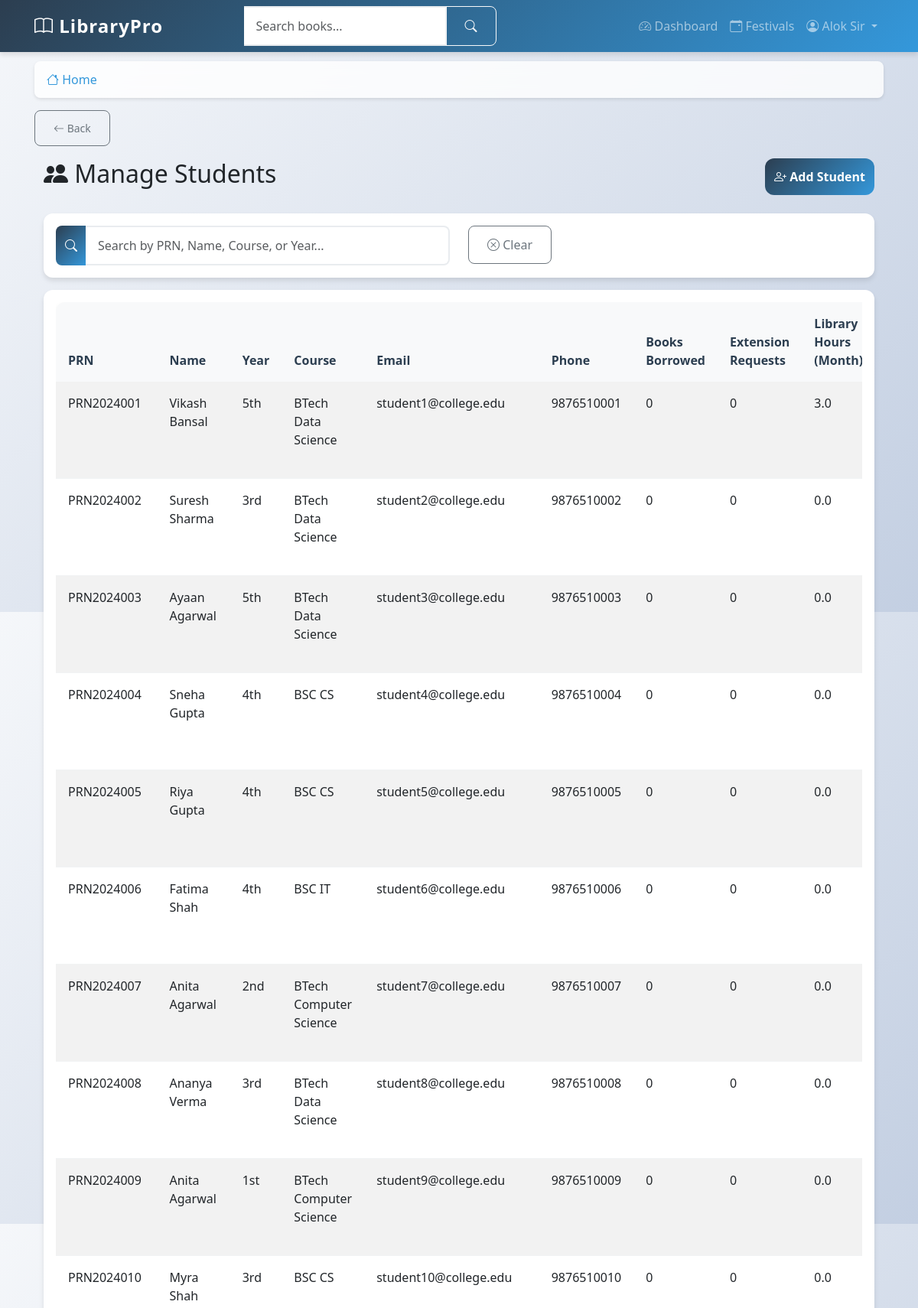
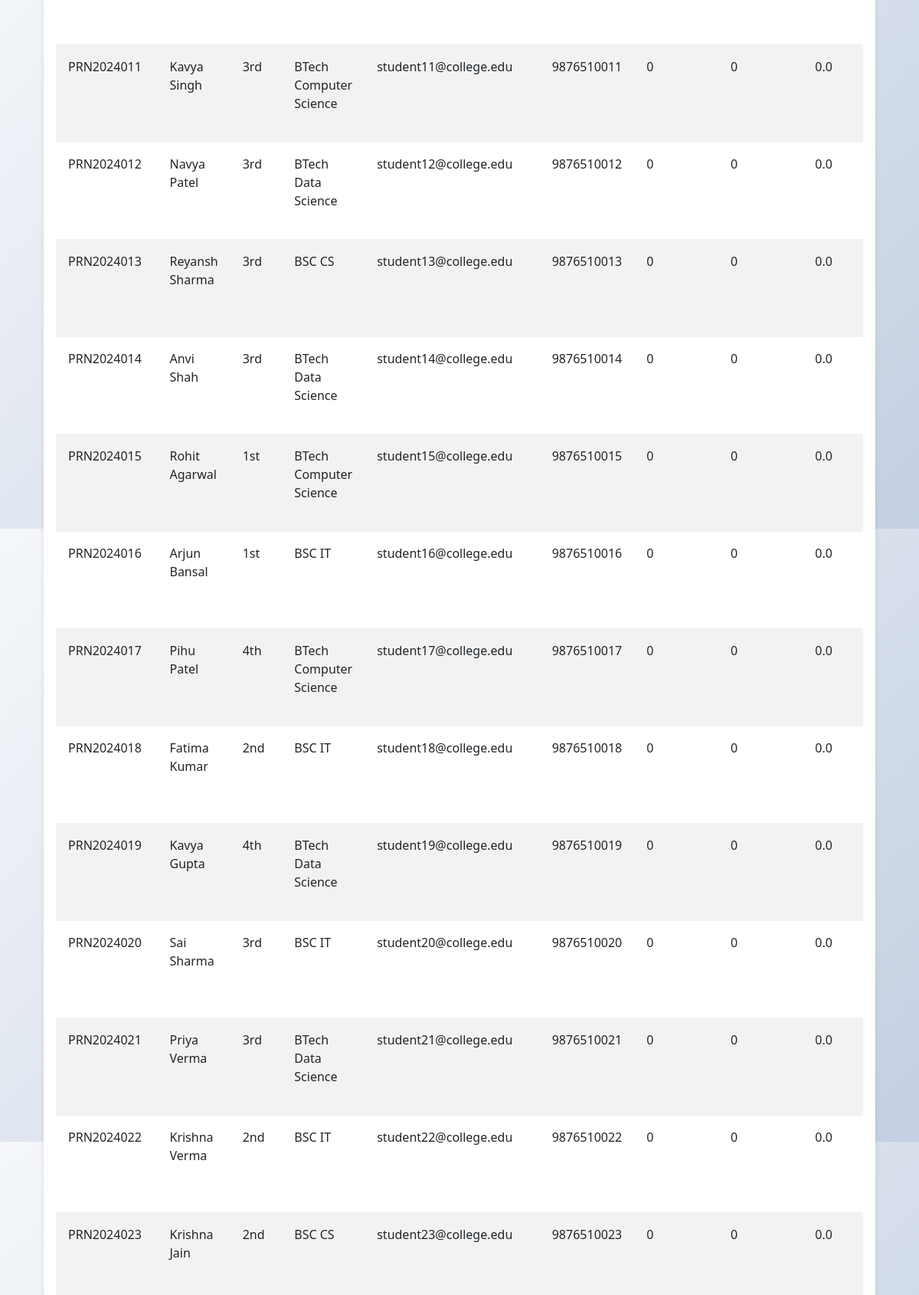
/manage-students (signed in, upper part), run on the app's committed database (2 pictures, top to bottom).
### app/models.py (models this page shows, shortened)
class User(UserMixin, db.Model):
    id = db.Column(db.Integer, primary_key=True)
    prn_number = db.Column(db.String(20), unique=True, nullable=False)
    username = db.Column(db.String(80), unique=True, nullable=False)
    email = db.Column(db.String(120), unique=True, nullable=False)
    name = db.Column(db.String(100), nullable=False)
    mother_name = db.Column(db.String(100), nullable=False)
    dob = db.Column(db.String(10), nullable=False)  # Format: DDMMYYYY
    phone = db.Column(db.String(15), nullable=True)
    address = db.Column(db.Text, nullable=True)
    password_hash = db.Column(db.String(255), nullable=False)
    role = db.Column(db.String(20), nullable=False, default='student')
    year = db.Column(db.String(10), nullable=True)  # 1st, 2nd, 3rd, 4th, 5th
    course = db.Column(db.String(50), nullable=True)  # BSC IT, BSC CS, etc.
    total_books_borrowed = db.Column(db.Integer, default=0)
    total_extension_requests = db.Column(db.Integer, default=0)
    library_hours_this_month = db.Column(db.Float, default=0.0)
    library_hours_this_year = db.Column(db.Float, default=0.0)
    created_at = db.Column(db.DateTime, default=datetime.utcnow)
    updated_at = db.Column(db.DateTime, default=datetime.utcnow, onupdate=datetime.utcnow)
    loans = db.relationship('Loan', backref='borrower', lazy='dynamic')
    library_sessions = db.relationship('LibrarySession', backref='user', lazy='dynamic')

### app/main/routes.py (the view)
@bp.route('/manage-students')
@login_required
def manage_students():
    if current_user.role != 'admin':
        flash('Access denied.', 'danger')
        return redirect(url_for('main.dashboard'))
    students = User.query.filter_by(role='student').all()
    return render_template('main/manage_students.html', title='Manage Students', students=students)

### app/__init__.py (called while the page is built)
def create_app():
    app = Flask(__name__)
    app.config.from_object(Config)
    db.init_app(app)
    migrate.init_app(app, db)
    login.init_app(app)
    login.login_view = 'auth.student_login'
    login.login_message = 'Please log in to access this page.'
    login.login_message_category = 'info'
    from app.auth import bp as auth_bp
    app.register_blueprint(auth_bp, url_prefix='/auth')
    from app.main import bp as main_bp
    app.register_blueprint(main_bp)
    from app.models import User
    @login.user_loader
    def load_user(user_id):
        return User.query.get(int(user_id))
    return app

### app/templates/main/manage_students.html (shortened to what this page needs)
{% extends "base.html" %}
{% block content %}
<div class="container-fluid">
    <div class="row">
        <div class="col-12">
            <div class="d-flex justify-content-between align-items-center mb-4">
                <h2><i class="bi bi-people-fill"></i> Manage Students</h2>
                <a href="{{ url_for('main.add_student') }}" class="btn btn-primary">
                    <i class="bi bi-person-plus"></i> Add Student
                </a>
            </div>
            <div class="card mb-3">
                <div class="card-body">
                    <div class="row">
                        <div class="col-md-6">
                            <div class="input-group">
                                <span class="input-group-text"><i class="bi bi-search"></i></span>
                                <input type="text" class="form-control" id="searchInput"
                                       placeholder="Search by PRN, Name, Course, or Year...">
                            </div>
                        </div>
                        <div class="col-md-6">
                            <button class="btn btn-outline-secondary" onclick="clearSearch()">
                                <i class="bi bi-x-circle"></i> Clear
                            </button>
                        </div>
                    </div>
                </div>
            </div>
            <div class="card">
                <div class="card-body">
                    <div class="table-responsive">
                        <table class="table table-striped" id="studentsTable">
                            <thead>
                                <tr>
                                    <th>PRN</th>
                                    <th>Name</th>
                                    <th>Year</th>
                                    <th>Course</th>
                                    <th>Email</th>
                                    <th>Phone</th>
                                    <th>Books Borrowed</th>
                                    <th>Extension Requests</th>
                                    <th>Library Hours (Month)</th>
                                </tr>
                            </thead>
                            <tbody>
                                {% for student in students %}
                                <tr>
                                    <td>{{ student.prn_number }}</td>
                                    <td>{{ student.name }}</td>
                                    <td>{{ student.year or 'N/A' }}</td>
                                    <td>{{ student.course or 'N/A' }}</td>
                                    <td>{{ student.email }}</td>
                                    <td>{{ student.phone or 'N/A' }}</td>
                                    <td>{{ student.total_books_borrowed or 0 }}</td>
                                    <td>{{ student.total_extension_requests or 0 }}</td>
                                    <td>{{ "%.1f"|format(student.library_hours_this_month or 0) }}</td>
                                </tr>
                                {% endfor %}
                            </tbody>
                        </table>
                    </div>
                </div>
            </div>
        </div>
    </div>
</div>
{% endblock %}

### app/templates/base.html (shortened to what this page needs)
<!DOCTYPE html>
<html lang="en">
<head>
    <link href="https://cdn.jsdelivr.net/npm/bootstrap@5.3.0/dist/css/bootstrap.min.css" rel="stylesheet">
    <link rel="stylesheet" href="https://cdn.jsdelivr.net/npm/bootstrap-icons@1.10.0/font/bootstrap-icons.css">
    <link rel="stylesheet" href="{{ url_for('static', filename='css/style.css') }}">
    <link rel="stylesheet" href="{{ url_for('static', filename='css/modern.css') }}">
</head>
<body>
    <nav class="navbar navbar-expand-lg navbar-dark bg-primary fixed-top">
        <div class="container">
            <a class="navbar-brand fw-bold" href="{{ url_for('main.index') }}">
                <i class="bi bi-book"></i> LibraryPro
            </a>
            <div class="collapse navbar-collapse" id="navbarNav">
                {% if current_user.is_authenticated %}
                <form class="d-flex mx-auto" method="GET" action="{{ url_for('main.search') }}">
                    <div class="input-group">
                        <input class="form-control" type="search" name="q" placeholder="Search books..."
                               value="{{ request.args.get('q', '') }}">
                        <button class="btn btn-outline-light" type="submit">
                            <i class="bi bi-search"></i>
                        </button>
                    </div>
                </form>
                <ul class="navbar-nav ms-auto">
                    <li class="nav-item">
                        <a class="nav-link" href="{{ url_for('main.dashboard') }}">
                            <i class="bi bi-speedometer2"></i> Dashboard
                        </a>
                    </li>
                    <li class="nav-item">
                        <a class="nav-link" href="{{ url_for('main.festivals') }}">
                            <i class="bi bi-calendar-event"></i> Festivals
                        </a>
                    </li>
                    <li class="nav-item dropdown">
                        <a class="nav-link dropdown-toggle" href="#" role="button" data-bs-toggle="dropdown">
                            <i class="bi bi-person-circle"></i> {{ current_user.name }}
                        </a>
                    </li>
                </ul>
                {% endif %}
            </div>
        </div>
    </nav>
    <main class="main-content">
        <div class="container">
            {% if current_user.is_authenticated %}
            <nav aria-label="breadcrumb" class="mb-3">
                <ol class="breadcrumb">
                    <li class="breadcrumb-item">
                        <a href="{{ url_for('main.index') }}"><i class="bi bi-house"></i> Home</a>
                    </li>
                </ol>
            </nav>
            {% endif %}
            {% if current_user.is_authenticated and request.endpoint not in ['main.index', 'main.dashboard', 'main.student_dashboard', 'main.admin_dashboard'] %}
            <div class="mb-3">
                <button onclick="goBack()" class="btn btn-outline-secondary btn-sm">
                    <i class="bi bi-arrow-left"></i> Back
                </button>
            </div>
            {% endif %}
            {% block content %}{% endblock %}
        </div>
    </main>
</body>
</html>

### app/static/css/style.css (style rules this page uses)
:root { --primary-color: #2c3e50; --secondary-color: #3498db; --accent-color: #e74c3c; --success-color: #27ae60; --warning-color: #f39c12; --light-bg: #f8f9fa; --card-shadow: 0 4px 6px rgba(0, 0, 0, 0.1); --hover-shadow: 0 8px 15px rgba(0, 0, 0, 0.2); --border-radius: 12px; }
body { font-family: 'Segoe UI', Tahoma, Geneva, Verdana, sans-serif; background: linear-gradient(135deg, #f5f7fa 0%, #c3cfe2 100%); min-height: 100vh; padding: 0; margin: 0; }
.main-content { padding-top: 80px; padding-bottom: 2rem; min-height: calc(100vh - 200px); }
.container { padding-left: 15px; padding-right: 15px; }
.navbar-brand { font-size: 1.5rem; letter-spacing: 1px; }
.navbar { box-shadow: var(--card-shadow); background: linear-gradient(135deg, var(--primary-color) 0%, var(--secondary-color) 100%) !important; }
.card { border: none; border-radius: var(--border-radius); box-shadow: var(--card-shadow); transition: all 0.3s ease; background: white; }
.form-control { border-radius: 8px; border: 2px solid #e9ecef; padding: 0.75rem 1rem; transition: all 0.3s ease; }
.btn { border-radius: 8px; padding: 0.75rem 1.5rem; font-weight: 500; transition: all 0.3s ease; }
.btn-primary { background: linear-gradient(135deg, var(--primary-color) 0%, var(--secondary-color) 100%); border: none; }
.table { background: white; border-radius: var(--border-radius); overflow: hidden; box-shadow: var(--card-shadow); }
.table thead th { background: var(--light-bg); border: none; font-weight: 600; color: var(--primary-color); padding: 1rem; }
.table tbody td { padding: 1rem; border-color: #f1f3f4; }
.breadcrumb { background: rgba(255, 255, 255, 0.8); border-radius: 8px; padding: 0.75rem 1rem; margin-bottom: 1rem; box-shadow: 0 2px 4px rgba(0, 0, 0, 0.1); backdrop-filter: blur(10px); }
.breadcrumb-item a { color: var(--secondary-color); text-decoration: none; transition: color 0.3s ease; }
.btn-outline-secondary { border-color: #6c757d; color: #6c757d; transition: all 0.3s ease; }
.input-group-text { background: linear-gradient(135deg, var(--primary-color) 0%, var(--secondary-color) 100%); color: white; border: none; border-radius: 8px 0 0 8px; }
.form-control { border-left: none; border-radius: 0 8px 8px 0; }
.btn-primary { background: linear-gradient(135deg, var(--primary-color) 0%, var(--secondary-color) 100%); border: none; border-radius: 12px; padding: 0.75rem; font-weight: 600; transition: all 0.3s ease; }

### app/static/css/modern.css (style rules this page uses)
:root { --primary: #6366f1; --secondary: #8b5cf6; --success: #10b981; --danger: #ef4444; --warning: #f59e0b; --info: #3b82f6; --dark: #1f2937; --light: #f9fafb; }

### data on the page
User: name "Alok Sir"
User: prn_number "PRN2024001", name "Vikash Bansal", year "5th", course "BTech Data Science", email "student1@college.edu", phone "9876510001", total_books_borrowed "0", total_extension_requests "0", library_hours_this_month "3.0"
User: prn_number "PRN2024002", name "Suresh Sharma", year "3rd", course "BTech Data Science", email "student2@college.edu", phone "9876510002", total_books_borrowed "0", total_extension_requests "0", library_hours_this_month "0.0"
User: prn_number "PRN2024003", name "Ayaan Agarwal", year "5th", course "BTech Data Science", email "student3@college.edu", phone "9876510003", total_books_borrowed "0", total_extension_requests "0", library_hours_this_month "0.0"
User: prn_number "PRN2024004", name "Sneha Gupta", year "4th", course "BSC CS", email "student4@college.edu", phone "9876510004", total_books_borrowed "0", total_extension_requests "0", library_hours_this_month "0.0"
User: prn_number "PRN2024005", name "Riya Gupta", year "4th", course "BSC CS", email "student5@college.edu", phone "9876510005", total_books_borrowed "0", total_extension_requests "0", library_hours_this_month "0.0"
User: prn_number "PRN2024006", name "Fatima Shah", year "4th", course "BSC IT", email "student6@college.edu", phone "9876510006", total_books_borrowed "0", total_extension_requests "0", library_hours_this_month "0.0"
User: prn_number "PRN2024007", name "Anita Agarwal", year "2nd", course "BTech Computer Science", email "student7@college.edu", phone "9876510007", total_books_borrowed "0", total_extension_requests "0", library_hours_this_month "0.0"
User: prn_number "PRN2024008", name "Ananya Verma", year "3rd", course "BTech Data Science", email "student8@college.edu", phone "9876510008", total_books_borrowed "0", total_extension_requests "0", library_hours_this_month "0.0"
User: prn_number "PRN2024009", name "Anita Agarwal", year "1st", course "BTech Computer Science", email "student9@college.edu", phone "9876510009", total_books_borrowed "0", total_extension_requests "0", library_hours_this_month "0.0"
User: prn_number "PRN2024010", name "Myra Shah", year "3rd", course "BSC CS", email "student10@college.edu", phone "9876510010", total_books_borrowed "0", total_extension_requests "0", library_hours_this_month "0.0"
User: prn_number "PRN2024011", name "Kavya Singh", year "3rd", course "BTech Computer Science", email "student11@college.edu", phone "9876510011", total_books_borrowed "0", total_extension_requests "0", library_hours_this_month "0.0"
User: prn_number "PRN2024012", name "Navya Patel", year "3rd", course "BTech Data Science", email "student12@college.edu", phone "9876510012", total_books_borrowed "0", total_extension_requests "0", library_hours_this_month "0.0"
User: prn_number "PRN2024013", name "Reyansh Sharma", year "3rd", course "BSC CS", email "student13@college.edu", phone "9876510013", total_books_borrowed "0", total_extension_requests "0", library_hours_this_month "0.0"
User: prn_number "PRN2024014", name "Anvi Shah", year "3rd", course "BTech Data Science", email "student14@college.edu", phone "9876510014", total_books_borrowed "0", total_extension_requests "0", library_hours_this_month "0.0"
User: prn_number "PRN2024015", name "Rohit Agarwal", year "1st", course "BTech Computer Science", email "student15@college.edu", phone "9876510015", total_books_borrowed "0", total_extension_requests "0", library_hours_this_month "0.0"
User: prn_number "PRN2024016", name "Arjun Bansal", year "1st", course "BSC IT", email "student16@college.edu", phone "9876510016", total_books_borrowed "0", total_extension_requests "0", library_hours_this_month "0.0"
User: prn_number "PRN2024017", name "Pihu Patel", year "4th", course "BTech Computer Science", email "student17@college.edu", phone "9876510017", total_books_borrowed "0", total_extension_requests "0", library_hours_this_month "0.0"
User: prn_number "PRN2024018", name "Fatima Kumar", year "2nd", course "BSC IT", email "student18@college.edu", phone "9876510018", total_books_borrowed "0", total_extension_requests "0", library_hours_this_month "0.0"
User: prn_number "PRN2024019", name "Kavya Gupta", year "4th", course "BTech Data Science", email "student19@college.edu", phone "9876510019", total_books_borrowed "0", total_extension_requests "0", library_hours_this_month "0.0"
User: prn_number "PRN2024020", name "Sai Sharma", year "3rd", course "BSC IT", email "student20@college.edu", phone "9876510020", total_books_borrowed "0", total_extension_requests "0", library_hours_this_month "0.0"
User: prn_number "PRN2024021", name "Priya Verma", year "3rd", course "BTech Data Science", email "student21@college.edu", phone "9876510021", total_books_borrowed "0", total_extension_requests "0", library_hours_this_month "0.0"
User: prn_number "PRN2024022", name "Krishna Verma", year "2nd", course "BSC IT", email "student22@college.edu", phone "9876510022", total_books_borrowed "0", total_extension_requests "0", library_hours_this_month "0.0"
User: prn_number "PRN2024023", name "Krishna Jain", year "2nd", course "BSC CS", email "student23@college.edu", phone "9876510023", total_books_borrowed "0", total_extension_requests "0", library_hours_this_month "0.0"
